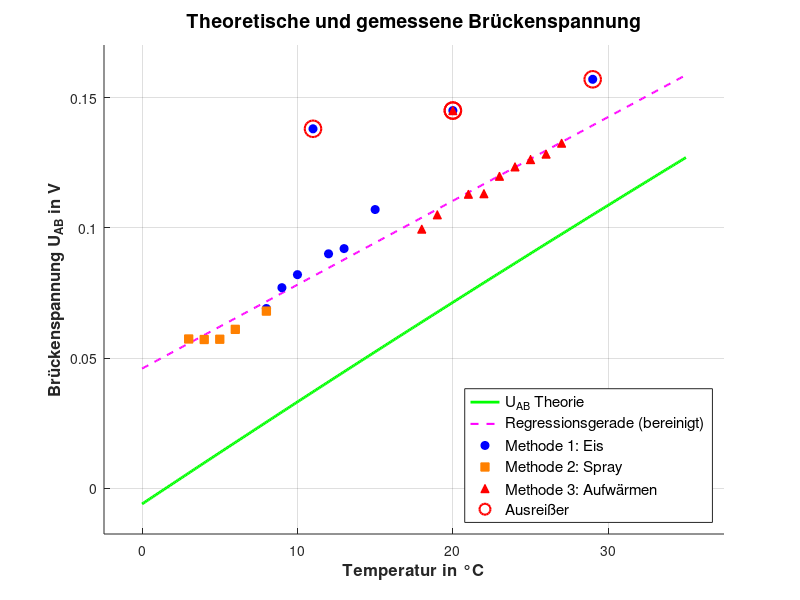

This figure's MATLAB source:
% =========================================================================
% Auswertung: U_AB vs. Temperatur
% =========================================================================
clear; clc; close all;

%% 1. Parameter und Nennwiderstände definieren
% Widerstände in Ohm
R_A1 = 4700 + 330; % 5030 Ohm
R_A2 = 2000;       % 2000 Ohm
R_B1 = 220 + 33;   % 253  Ohm
U_ges = 5;         % Speisespannung in Volt 

% Konstanten für PT100 (DIN EN 60751)
R0 = 100;               
A = 3.9083e-3;
B = -5.775e-7;

%% 2. Messdaten einlesen
% Datensatz 1: Eis
Temp_Eis = [29, 20, 15, 13, 12, 11, 10, 9, 8];
U_AB_Eis = [0.157, 0.145, 0.107, 0.092, 0.09, 0.138, 0.082, 0.077, 0.069];

% Datensatz 2: Spray
Temp_Spray = [8, 6, 5, 4, 3];
U_AB_Spray = [0.068, 0.061, 0.0572, 0.0571, 0.0573];

% Datensatz 3: Aufwärmen
Temp_Aufwaermen = [18, 19, 20, 21, 22, 23, 24, 25, 26, 27];
U_AB_Aufwaermen = [0.0995, 0.105, 0.145, 0.1129, 0.1131, 0.1198, 0.1234, 0.1262, 0.1283, 0.1325];

% Alle Daten für die tabellarische Auswertung zusammenfassen
T_all = [Temp_Eis, Temp_Spray, Temp_Aufwaermen];
U_AB_ist_all = [U_AB_Eis, U_AB_Spray, U_AB_Aufwaermen];

% Indizes der Ausreißer definieren
idx_outliers = [1, 2, 6, 17]; % Entspricht: 29°C, 20°C(Eis), 11°C, 20°C(Aufw.)

%% 3. Theoretische Berechnung (Soll-Werte)
R_PT100_soll = R0 .* (1 + A.*T_all + B.*T_all.^2);
U_A2_soll = U_ges * (R_A2 / (R_A1 + R_A2));
U_B2_soll = U_ges .* (R_PT100_soll ./ (R_B1 + R_PT100_soll));
U_AB_soll = U_B2_soll - U_A2_soll;

% Fehlerberechnung (Ist vs Soll)
fehler_all = U_AB_ist_all - U_AB_soll;
fehler_prozent_all = (fehler_all ./ U_AB_soll) * 100;

%% 4. Trennung der Daten (Mit vs. Ohne Ausreißer)
idx_valid = setdiff(1:length(T_all), idx_outliers);
T_valid = T_all(idx_valid);
U_AB_valid = U_AB_ist_all(idx_valid);
fehler_valid = fehler_all(idx_valid);
fehler_prozent_valid = fehler_prozent_all(idx_valid);

%% 5. Lineare Regression & Statistiken
% Regressionsgerade für ALLE Werte
p_all = polyfit(T_all, U_AB_ist_all, 1);
U_fit_all_eval = polyval(p_all, T_all);

% R^2 (Bestimmtheitsmaß) für alle Werte berechnen
SS_tot_all = sum((U_AB_ist_all - mean(U_AB_ist_all)).^2);
SS_res_all = sum((U_AB_ist_all - U_fit_all_eval).^2);
Rsq_all = 1 - SS_res_all/SS_tot_all;

% Regressionsgerade OHNE Ausreißer (Gültige Daten)
p_valid = polyfit(T_valid, U_AB_valid, 1);
U_fit_valid_eval = polyval(p_valid, T_valid);

% R^2 (Bestimmtheitsmaß) für bereinigte Werte berechnen
SS_tot_valid = sum((U_AB_valid - mean(U_AB_valid)).^2);
SS_res_valid = sum((U_AB_valid - U_fit_valid_eval).^2);
Rsq_valid = 1 - SS_res_valid/SS_tot_valid;

% Theoretische lineare Empfindlichkeit (Steigung) im Bereich 0-30°C approximieren
p_theorie = polyfit(T_all, U_AB_soll, 1);
steigung_theorie = p_theorie(1);

%% 6. Konsolenausgabe
fprintf('=========================================================================\n');
fprintf(' Detaillierte Messwertanalyse U_AB (Ist vs. Soll)\n');
fprintf('=========================================================================\n');
fprintf(' Messpunkt | Temp (°C) | U_AB Ist (V) | U_AB Soll (V) | Abs. Abw (V) | Rel. Abw (%%)\n');
fprintf('-------------------------------------------------------------------------\n');
for i = 1:length(T_all)
    marker = ' ';
    if ismember(i, idx_outliers)
        marker = '*'; 
    end
    fprintf(' %2d %s      | %7d   | %11.4f  | %12.4f  | %11.4f  | %+8.2f %%\n', ...
            i, marker, T_all(i), U_AB_ist_all(i), U_AB_soll(i), fehler_all(i), fehler_prozent_all(i));
end
fprintf(' (* = Identifizierter Ausreißer)\n\n');

fprintf('============================================================\n');
fprintf(' STATISTISCHE AUSWERTUNG DER BRÜCKENSPANNUNG (U_AB)\n');
fprintf('============================================================\n\n');

% Ausgabe Block 1: Alle Daten
fprintf('1. Analyse des GESAMTDATENSATZES (N = %d):\n', length(T_all));
fprintf('------------------------------------------------------------\n');
fprintf('  Mittlerer Fehler (Bias)   : %6.4f V\n', mean(fehler_all));
fprintf('  RMSE (Root Mean Square)   : %6.4f V\n', sqrt(mean(fehler_all.^2)));
fprintf('  Gemessene Empfindlichkeit : %6.4f V/°C (Theorie: ~%.4f V/°C)\n', p_all(1), steigung_theorie);
fprintf('  Bestimmtheitsmaß R^2      : %6.4f\n\n', Rsq_all);

% Ausgabe Block 2: Bereinigte Daten
fprintf('2. Analyse des BEREINIGTEN DATENSATZES (Ohne Ausreißer, N = %d):\n', length(T_valid));
fprintf('------------------------------------------------------------\n');
fprintf('  Mittlerer Fehler (Bias)   : %6.4f V\n', mean(fehler_valid));
fprintf('  RMSE (Root Mean Square)   : %6.4f V\n', sqrt(mean(fehler_valid.^2)));
fprintf('  Gemessene Empfindlichkeit : %6.4f V/°C (Theorie: ~%.4f V/°C)\n', p_valid(1), steigung_theorie);
fprintf('  Bestimmtheitsmaß R^2      : %6.4f\n\n', Rsq_valid);
fprintf('============================================================\n');

%% 7. Visualisierung (Plot)
% Glatte Arrays für Kurven generieren (0 bis 35 °C)
T_plot = 0:0.1:35;
R_PT100_plot = R0 .* (1 + A.*T_plot + B.*T_plot.^2);
U_B2_plot = U_ges .* (R_PT100_plot ./ (R_B1 + R_PT100_plot));
U_AB_plot = U_B2_plot - U_A2_soll;

figure('Name', 'Statistische Analyse U_AB', 'Position', [100, 100, 850, 550], 'Color', 'w');
hold on; grid on;

% 1. Theoretische Idealkurve plotten
plot(T_plot, U_AB_plot, 'g-', 'LineWidth', 2, 'DisplayName', 'U_{AB} Theorie');

% 2. Regressionsgerade (bereinigte Daten) plotten
U_fit_valid_plot = polyval(p_valid, T_plot);
plot(T_plot, U_fit_valid_plot, '--m', 'LineWidth', 1.5, 'DisplayName', 'Regressionsgerade (bereinigt)');

% 3. Gemessene Werte als Scatter plotten
plot(Temp_Eis, U_AB_Eis, 'bo', 'MarkerFaceColor', 'b', 'DisplayName', 'Methode 1: Eis');
plot(Temp_Spray, U_AB_Spray, 's', 'Color', [1.0 0.5 0.0], 'MarkerFaceColor', [1.0 0.5 0.0], 'DisplayName', 'Methode 2: Spray');
plot(Temp_Aufwaermen, U_AB_Aufwaermen, 'r^', 'MarkerFaceColor', 'r', 'DisplayName', 'Methode 3: Aufwärmen');

% 4. Ausreißer einkreisen
plot(T_all(idx_outliers), U_AB_ist_all(idx_outliers), 'or', 'MarkerSize', 12, 'LineWidth', 1.5, 'DisplayName', 'Ausreißer');

% Layout anpassen
xlabel('Temperatur in °C', 'FontSize', 12, 'FontWeight', 'bold');
ylabel('Brückenspannung U_{AB} in V', 'FontSize', 12, 'FontWeight', 'bold');
title('Theoretische und gemessene Brückenspannung', 'FontSize', 14);
legend('Location', 'southeast', 'FontSize', 11);
axis padded;
hold off;
